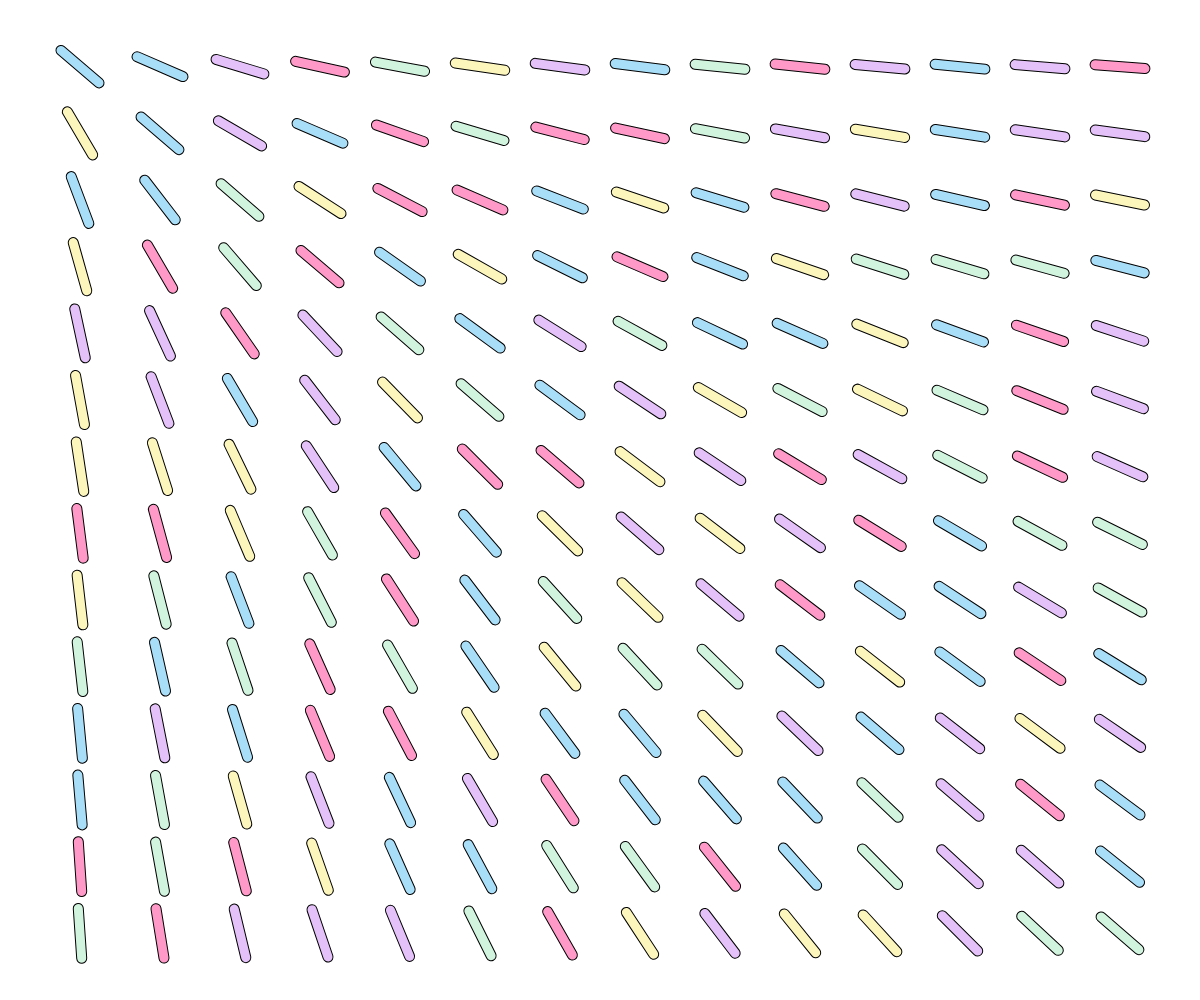
Frame 1 (no input)
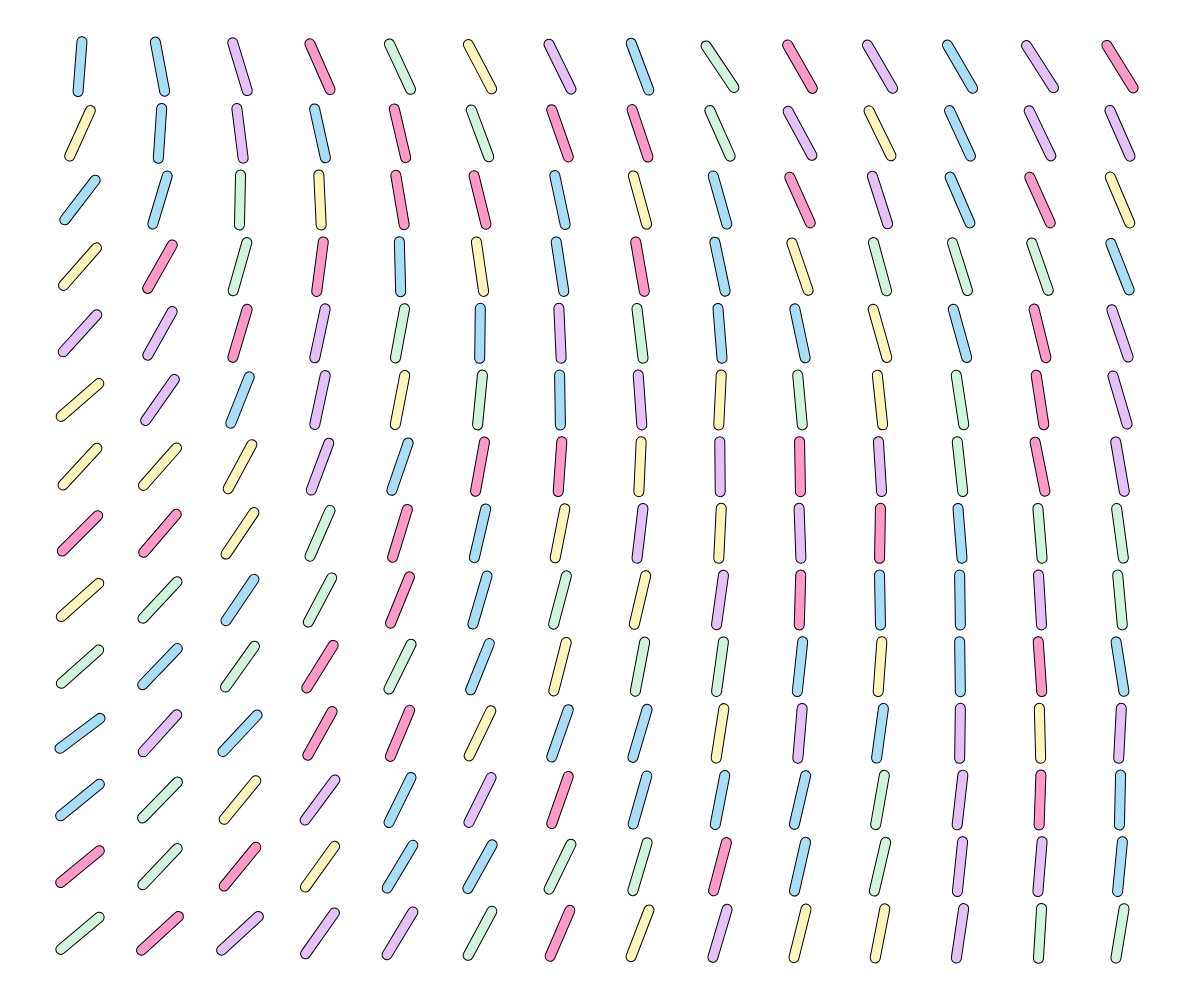
Frame 60 (no input)
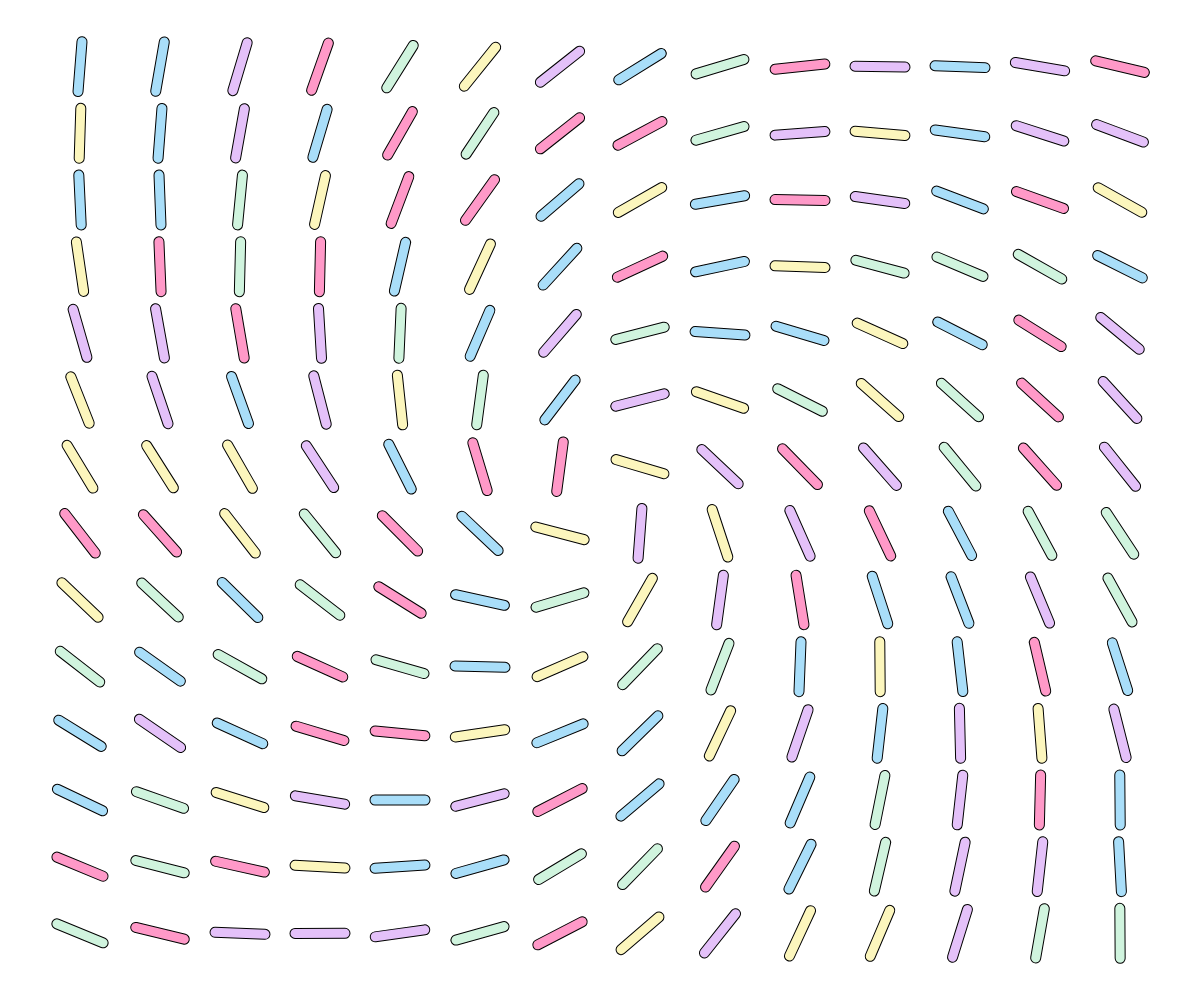
Frame 120 (the mouse pressed at the canvas centre since frame 60)

The p5.js sketch that drew these frames (run headless with seeded random() and noise() and a simulated clock; from frame 60 on, the mouse is pressed at the canvas centre):

// p5.js sketch
// ── sketch.js
let Compasses = []
let CompassColors = ['#FF99C8', '#FCF6BD', '#D0F4DE', '#A9DEF9', '#E4C1F9']

function setup() {
  createCanvas(windowWidth, windowHeight);

  angleMode(DEGREES)
  rectMode(CENTER)
  stroke(0)

  const incx = width/15
  const incy = height/15

  for(let x = incx; x < width-1; x+=incx) {
    for(let y = incy; y < height-1; y+=incy){
      Compasses.push(new Compass(x, y, 0))
    }
  }
}



function draw() {
    background(255);

  for(let i = 0; i < Compasses.length; i++) {Compasses[i].move();


  }
  

  

}

function mouseMoved() {
  for(let i = 0; i < Compasses.length; i++) {Compasses[i].follow()}
  return false;
}

function windowResized() {
  resizeCanvas(windowWidth, windowHeight);
}



class Compass {

  constructor(xpos, ypos, angle) {
    this.x = xpos;  
    this.y = ypos;
    this.r = angle;

    this.c = random(CompassColors);
  }

  move() {

    let roff = random(0, 360);
    roff = roff +  0.1;
    let n = noise(roff) * 2;

    this.r += n 
  
    push();

    translate(this.x, this.y);
    rotate(this.r);
    fill(this.c)
    
    rect(0, 0, 10, height/15*90/100, 5);


    pop()

    
  }

  follow() {
    if(mouseX < this.x){
      this.r = acos((mouseY - this.y)/dist(mouseX, mouseY, this.x, this.y) )
    } else {this.r = -acos((mouseY - this.y)/dist(mouseX, mouseY, this.x, this.y))}

    push();

    translate(this.x, this.y);
    rotate(this.r);
    fill(this.c)

    rect(0, 0, 10, height/15*90/100, 5);

    pop()
   
  }

}
